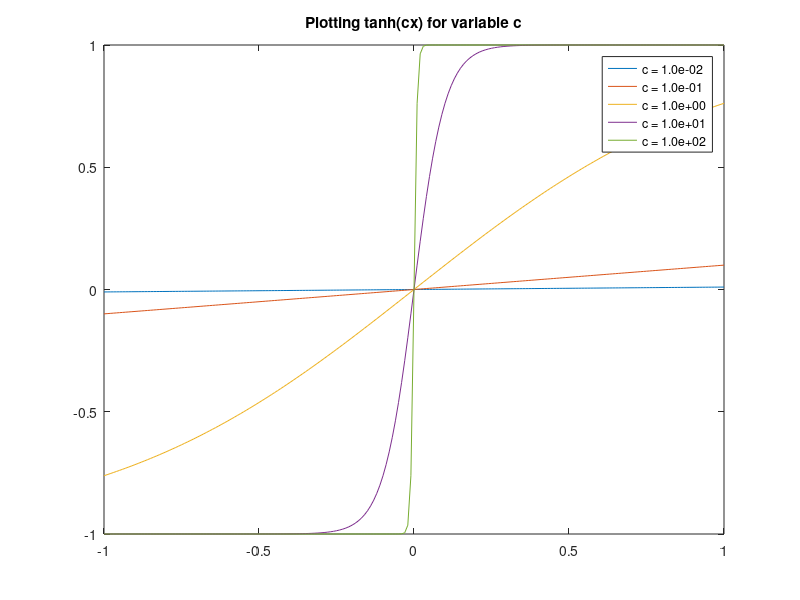

MATLAB code to generate this figure:
%%%%%%%%%%%%%%%%%%%%%%%%%%%
% Fall 2018 Math 8600 w/ Xue 
%   Homework 1   
%
% Question
%   1.4
%
% Notes
%   None
%
% Author
%   Trevor Squires
%%%%%%%%%%%%%%%%%%%%%%%%%%%


clear
clc
close all;

plots = 2;
n = 2*plots+1;
exponents = -plots:plots;
c = 10.^(exponents);
tanh = @(c,x) (exp(c*x)-exp(-c*x))/(exp(c*x) + exp(-c*x));

x = -1:0.01:1;
numPts = length(x);

y = zeros(n, numPts);

for i = 1:n
    for j = 1:numPts
        y(i,j) = tanh(c(i),x(j));
    end
end

legendNames = cell(1,n);
for i = 1:n
    legendNames{i} = sprintf('c = %0.1e',c(i));
    plot(x,y(i,:))
    hold on
    
end
legend(legendNames, 'Location','Best')
title('Plotting tanh(cx) for variable c')







